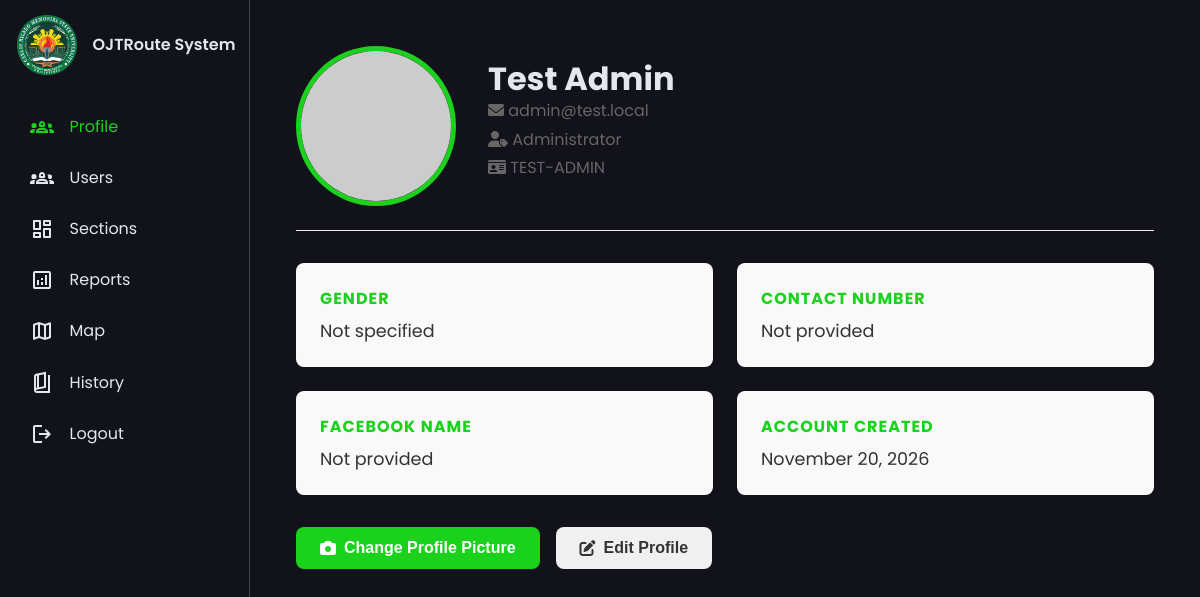
Page /admin/profile_admin.php (signed in) on the committed database.
### tables this page shows
CREATE TABLE `users` (
  `id` int(11) unsigned NOT NULL AUTO_INCREMENT,
  `school_id` varchar(20) NOT NULL COMMENT 'School/Employee ID used in CSV & listings',
  `full_name` varchar(100) NOT NULL,
  `email` varchar(100) NOT NULL,
  `password_hash` varchar(255) NOT NULL COMMENT 'Hashed password (bcrypt/argon2)',
  `role` enum('admin','student','instructor') NOT NULL,
  `gender` enum('male','female','non-binary') DEFAULT NULL,
  `section_id` int(11) unsigned DEFAULT NULL COMMENT 'FK to sections - only for students',
  `contact` varchar(20) DEFAULT NULL COMMENT 'Contact number',
  `facebook_name` varchar(100) DEFAULT NULL COMMENT 'Facebook name/username',
  `year` varchar(10) DEFAULT NULL COMMENT 'Academic year',
  `profile_pic_path` varchar(255) DEFAULT NULL COMMENT 'Path to profile picture',
  `is_archived` tinyint(1) NOT NULL DEFAULT 0 COMMENT 'For archive-by-year feature',
  `archived_at` timestamp NULL DEFAULT NULL,
  `created_at` timestamp NOT NULL DEFAULT current_timestamp(),
  `updated_at` timestamp NOT NULL DEFAULT current_timestamp() ON UPDATE current_timestamp(),
  PRIMARY KEY (`id`),
  UNIQUE KEY `unique_school_id` (`school_id`),
  UNIQUE KEY `unique_email` (`email`),
  KEY `idx_role` (`role`),
  KEY `idx_section_id` (`section_id`),
  KEY `idx_year` (`year`),
  KEY `idx_is_archived` (`is_archived`),
  KEY `idx_users_section_role` (`section_id`,`role`,`is_archived`),
  CONSTRAINT `fk_users_section` FOREIGN KEY (`section_id`) REFERENCES `sections` (`id`) ON DELETE SET NULL ON UPDATE CASCADE
);

### config/env.php (called while the page is built, shortened)
<?php
if (!function_exists('env')) {
    function env($key, $default = null)
    {
        static $loaded = false;
        if (!$loaded) {
            $loaded = true;
        }
        $value = getenv($key);
        return $value === false ? $default : $value;
    }
}

### config/database.php (called while the page is built, shortened)
<?php
require_once __DIR__ . '/env.php';
return [
    'host' => env('DB_HOST', 'localhost'),
    'dbname' => env('DB_NAME', 'ojt_db'),
    'username' => env('DB_USER', 'root'),
    'password' => env('DB_PASS', ''),
    'charset' => 'utf8mb4',
    'options' => [
        PDO::ATTR_ERRMODE => PDO::ERRMODE_EXCEPTION,
        PDO::ATTR_DEFAULT_FETCH_MODE => PDO::FETCH_ASSOC,
        PDO::ATTR_EMULATE_PREPARES => false,
        PDO::MYSQL_ATTR_INIT_COMMAND => "SET time_zone = '+08:00'",
    ]
];

### app/services/ProfileService.php (called while the page is built, shortened)
<?php
class ProfileService
{
    private $db;
    public function __construct()
    {
        $config = require __DIR__ . '/../../config/database.php';
        $this->db = $this->connect($config);
    }
    private function connect($config)
    {
        try {
            $dsn = "mysql:host={$config['host']};dbname={$config['dbname']};charset={$config['charset']}";
            $pdo = new PDO($dsn, $config['username'], $config['password'], $config['options']);
            return $pdo;
        } catch (PDOException $e) {
            error_log('Database connection error: ' . $e->getMessage());
            throw new \Exception('Database connection failed');
        }
    }
    public function getAdminProfile($userId)
    {
        $stmt = $this->db->prepare("
            SELECT
                id,
                school_id,
                full_name,
                email,
                role,
                gender,
                contact,
                facebook_name,
                profile_pic_path,
                created_at
            FROM users
            WHERE id = :user_id
            AND role = 'admin'
            AND is_archived = 0
            LIMIT 1
        ");
        $stmt->execute([':user_id' => $userId]);
        return $stmt->fetch();
    }
}

### public/admin/profile_admin.php (the view, shortened to what this page needs)
<?php
require_once __DIR__ . '/../../app/services/ProfileService.php';
$userId = $_SESSION['user_id'] ?? null;
$profile = null;
if ($userId) {
    $profileService = new ProfileService();
    $profile = $profileService->getAdminProfile($userId);
}
?>
<!DOCTYPE html>
<html lang="en">
<head>
    <link rel="stylesheet" href="../css/admin_style.css">
    <link rel="stylesheet" href="https://cdnjs.cloudflare.com/ajax/libs/font-awesome/6.0.0-beta3/css/all.min.css">
</head>
<body>
    <?php include 'admin_nav.php'; ?>
    <main>
        <div class="profile-container">
            <div class="profile-header">
                <?php
                $profilePicUrl = $profile['profile_pic_path']
                    ? '../../' . htmlspecialchars($profile['profile_pic_path'])
                    : 'https://ui-avatars.com/api/?name=' . urlencode($profile['full_name'] ?? 'Admin') . '&background=random';
                ?>
                <img src="<?php echo htmlspecialchars($profilePicUrl); ?>" alt="Admin Profile" class="profile-picture" id="profileImage"
                     onerror="this.src='https://ui-avatars.com/api/?name=<?php echo urlencode($profile['full_name'] ?? 'Admin'); ?>&background=random'">
                <div class="profile-info">
                    <h1 id="adminName" style="color: var(--text-clr);"><?php echo htmlspecialchars($profile['full_name'] ?? 'Admin User'); ?></h1>
                    <p><i class="fas fa-envelope"></i> <span id="adminEmail"><?php echo htmlspecialchars($profile['email'] ?? 'N/A'); ?></span></p>
                    <p><i class="fas fa-user-tag"></i> <span id="adminRole">Administrator</span></p>
                    <p><i class="fas fa-id-card"></i> <span id="adminId"><?php echo htmlspecialchars($profile['school_id'] ?? 'N/A'); ?></span></p>
                </div>
            </div>
            <div class="profile-details">
                <div class="detail-card">
                    <h3>Gender</h3>
                    <p id="adminGender"><?php echo htmlspecialchars($profile['gender'] ?? 'Not specified'); ?></p>
                </div>
                <div class="detail-card">
                    <h3>Contact Number</h3>
                    <p id="adminContact"><?php echo htmlspecialchars($profile['contact'] ?? 'Not provided'); ?></p>
                </div>
                <div class="detail-card">
                    <h3>Facebook Name</h3>
                    <p id="adminFacebook"><?php echo htmlspecialchars($profile['facebook_name'] ?? 'Not provided'); ?></p>
                </div>
                <div class="detail-card">
                    <h3>Account Created</h3>
                    <p id="adminCreatedAt"><?php
                        if ($profile['created_at']) {
                            echo date('F j, Y', strtotime($profile['created_at']));
                        } else {
                            echo 'N/A';
                        }
                    ?></p>
                </div>
            </div>
            <div class="action-buttons">
                <button class="btn btn-primary" onclick="openModal('changePictureModal')">
                    <i class="fas fa-camera"></i> Change Profile Picture
                </button>
                <button class="btn btn-secondary" onclick="openModal('editProfileModal')">
                    <i class="fas fa-edit"></i> Edit Profile
                </button>
            </div>
        </div>
    </main>
</body>
</html>

### public/css/admin_style.css (style rules this page uses)
:root { --base-clr: #11121a; --line-clr: #42434a; --hover-clr: #222533; --text-clr: #e6e6ef; --accent-clr: #1ad21c; --secondary-text-clr: #b0b3c1; }
* { margin: 0; padding: 0; }
html { font-family: Poppins, 'Segoe UI', Tahoma, Geneva, Verdana, sans-serif; line-height: 1.5rem; }
body { min-height: 100vh; min-height: 100dvh; background-color: var(--base-clr); color: var(--text-clr); display: grid; grid-template-columns: auto 1fr; }
main { padding: min(30px, 7%); }
main p { color: var(--secondary-text-clr); margin-top: 5px; margin-bottom: 15px; }

### public/admin/profile_admin.php (style rules this page uses)
.profile-container { max-width: 1000px; padding: 1rem; border-radius: 10px; }
.profile-header { display: flex; align-items: center; margin-bottom: 2rem; padding-bottom: 1.5rem; border-bottom: 1px solid #eee; }
.profile-picture { width: 150px; height: 150px; border-radius: 50%; object-fit: cover; border: 5px solid var(--accent-clr); margin-right: 2rem; }
.profile-info h1 { margin: 0 0 0.5rem 0; color: #333; }
.profile-info p { margin: 0.3rem 0; color: #666; }
.profile-details { display: grid; grid-template-columns: repeat(2, 1fr); gap: 1.5rem; margin-top: 2rem; }
.detail-card { background: #f9f9f9; padding: 1.5rem; border-radius: 8px; box-shadow: 0 2px 5px rgba(0,0,0,0.05); }
.detail-card h3 { margin-top: 0; color: var(--accent-clr); font-size: 1rem; text-transform: uppercase; letter-spacing: 1px; }
.detail-card p { margin: 0.5rem 0 0 0; font-size: 1.1rem; color: #333; }
.action-buttons { display: flex; gap: 1rem; margin-top: 2rem; }
.btn { padding: 0.7rem 1.5rem; border: none; border-radius: 5px; cursor: pointer; font-weight: 600; display: inline-flex; align-items: center; gap: 0.5rem; transition: all 0.3s ease; }
.btn-primary { background: var(--accent-clr); color: white; }
.btn-secondary { background: #f0f0f0; color: #333; }

### public/admin/admin_nav.php (style rules this page uses)
.btn { padding: 0.75rem 1.5rem; border: none; border-radius: 8px; font-weight: 600; text-decoration: none; display: inline-flex; align-items: center; gap: 0.5rem; cursor: pointer; transition: all 0.3s ease; font-size: 1rem; }

### rows in the picture
users: full_name "Test Admin", email "admin@test.local", school "TEST-ADMIN", gender "Not specified", contact "Not provided", facebook_name "Not provided", created_at "November 20, 2026"
